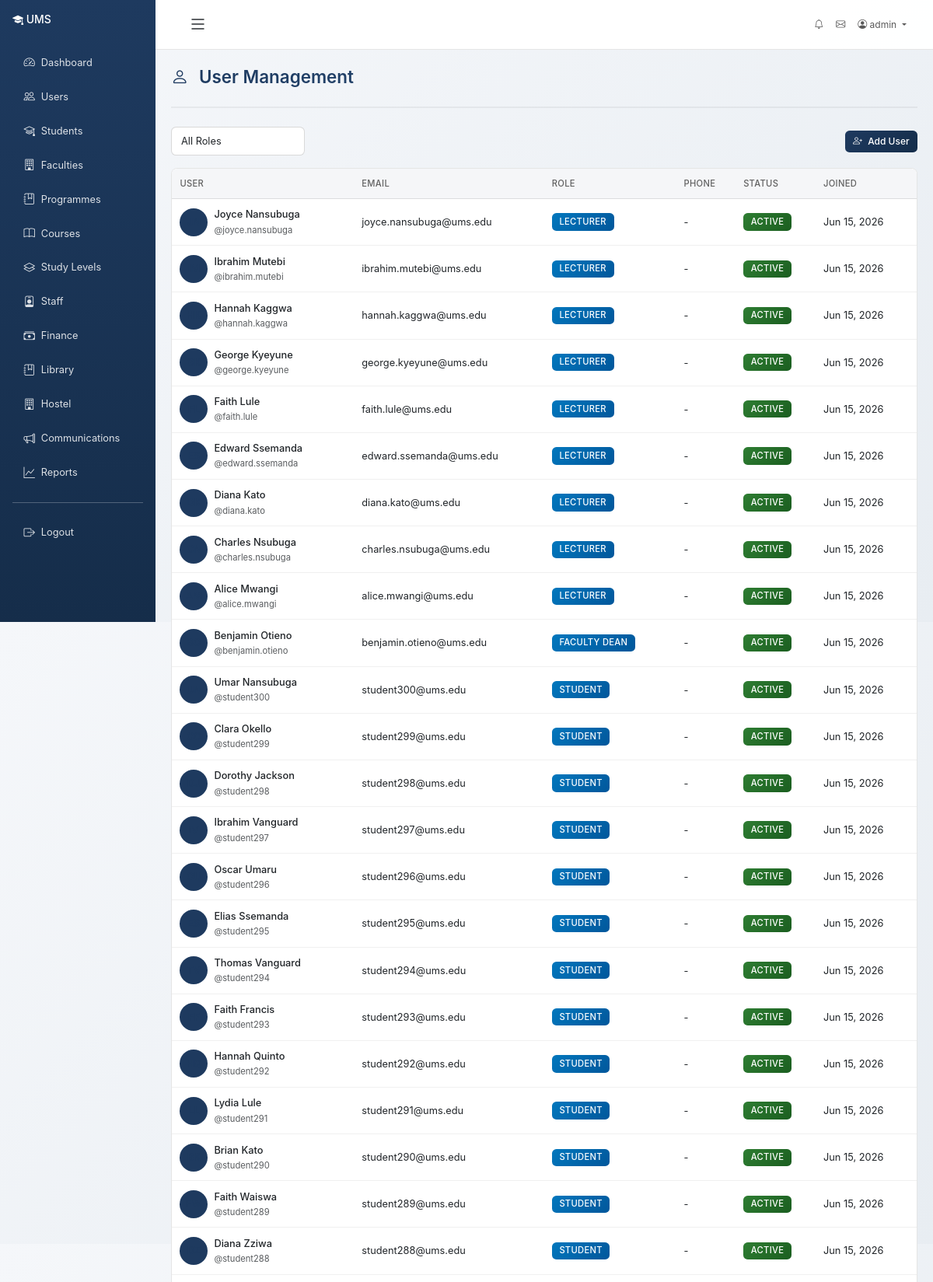
Page /users/ (signed in, upper part) on the committed database.
### accounts/models.py (models this page shows, shortened)
class User(AbstractUser):
    class Role(models.TextChoices):
        ADMIN = 'admin', 'Administrator'
        REGISTRAR = 'registrar', 'Registrar'
        LECTURER = 'lecturer', 'Lecturer'
        STUDENT = 'student', 'Student'
        FINANCE = 'finance', 'Finance Staff'
        LIBRARIAN = 'librarian', 'Librarian'
        HOSTEL_MANAGER = 'hostel_manager', 'Hostel Manager'
        FACULTY_DEAN = 'faculty_dean', 'Faculty Dean'
        DEPARTMENT_HEAD = 'department_head', 'Department Head'
        PROGRAMME_COORDINATOR = 'programme_coordinator', 'Programme Coordinator'
    role = models.CharField(max_length=25, choices=Role.choices, default=Role.STUDENT)
    phone_number = models.CharField(max_length=20, blank=True)
    date_of_birth = models.DateField(null=True, blank=True)
    gender = models.CharField(
        max_length=10,
        choices=[('M', 'Male'), ('F', 'Female'), ('O', 'Other')],
        blank=True
    )
    address = models.TextField(blank=True)
    profile_picture = models.ImageField(upload_to='profiles/', null=True, blank=True)
    is_active_member = models.BooleanField(default=True)
    created_at = models.DateTimeField(auto_now_add=True)
    updated_at = models.DateTimeField(auto_now=True)
    class Meta:
        ordering = ['-date_joined']
    @property
    def is_admin(self):
        return self.role == self.Role.ADMIN or self.is_superuser

### accounts/views.py (the view)
# urls.py: path('users/', views.user_list_view, name='user_list'),
@login_required
@role_required(['admin', 'registrar'])
def user_list_view(request):
    users = User.objects.all()
    role_filter = request.GET.get('role')
    if role_filter:
        users = users.filter(role=role_filter)
    return render(request, 'accounts/user_list.html', {
        'users': users,
        'roles': User.Role.choices,
    })

### accounts/context_processors.py (called while the page is built, shortened)
def admin_dashboard_stats(request):
    context = {}
    return context

def user_context(request):
    context = {}
    if request.user.is_authenticated:
        user = request.user
        context['user_role'] = user.role
        context['user_role_display'] = user.get_role_display()
        context['is_admin_user'] = user.is_admin
        context['is_staff_user'] = user.role in ['admin', 'registrar', 'lecturer', 'finance', 'librarian', 'hostel_manager']
        nav_items = _get_nav_items(user)
        context['nav_items'] = nav_items
    return context

### templates/accounts/user_list.html (shortened to what this page needs)
{% extends "base.html" %}
{% block content %}
<div class="page-header">
    <h1 class="page-title"><i class="bi bi-person"></i> User Management</h1>
</div>
<div class="d-flex justify-content-between align-items-center mb-3">
    <div class="d-flex gap-2">
        <select class="form-select form-select-sm" style="width:auto;" onchange="window.location='?role='+this.value">
            <option value="">All Roles</option>
        </select>
    </div>
    <a href="{% url 'accounts:register_user' %}" class="btn btn-primary btn-sm">
        <i class="bi bi-person-plus me-1"></i> Add User
    </a>
</div>
<div class="card">
    <div class="table-responsive">
        <table class="table table-hover mb-0">
            <thead>
                <tr>
                    <th>User</th>
                    <th>Email</th>
                    <th>Role</th>
                    <th>Phone</th>
                    <th>Status</th>
                    <th>Joined</th>
                </tr>
            </thead>
            <tbody>
                {% for u in users %}
                <tr>
                    <td>
                        <div class="d-flex align-items-center gap-2">
                            <div class="avatar-sm bg-primary bg-opacity-10 text-primary">
                            </div>
                            <div>
                                <div class="fw-medium">{{ u.get_full_name }}</div>
                                <small class="text-muted">@{{ u.username }}</small>
                            </div>
                        </div>
                    </td>
                    <td>{{ u.email }}</td>
                    <td><span class="badge bg-primary badge-role">{{ u.get_role_display }}</span></td>
                    <td>{{ u.phone_number|default:"-" }}</td>
                    <td>
                        {% if u.is_active %}
                        <span class="badge bg-success badge-role">Active</span>
                        {% else %}
                        <span class="badge bg-danger badge-role">Inactive</span>
                        {% endif %}
                    </td>
                    <td>{{ u.date_joined|date:"M d, Y" }}</td>
                </tr>
                {% empty %}
                <tr><td colspan="6" class="text-center text-muted py-4">No users found.</td></tr>
                {% endfor %}
            </tbody>
        </table>
    </div>
</div>
{% endblock %}

### templates/base.html (shortened to what this page needs)
{% load static %}
<!DOCTYPE html>
<html lang="en">
<head>
    <link href="https://cdn.jsdelivr.net/npm/bootstrap@5.3.0/dist/css/bootstrap.min.css" rel="stylesheet">
    <link rel="stylesheet" href="https://cdn.jsdelivr.net/npm/bootstrap-icons@1.11.0/font/bootstrap-icons.css">
</head>
<body {% if user.is_authenticated %}data-user-authenticated="true"{% endif %}>
    {% if user.is_authenticated %}
    <div class="container-fluid">
        <div class="row">
            <div class="col-md-3 col-lg-2 px-0 sidebar d-none d-md-block" id="sidebar">
                <div class="p-3">
                    <h4 class="text-white mb-4">
                        <i class="bi bi-mortarboard-fill"></i> <span class="sidebar-text">UMS</span>
                    </h4>
                    <nav class="nav flex-column">
                        {% for item in nav_items %}
                            {% if item.path %}
                                <a class="nav-link" href="{{ item.path }}" title="{{ item.label }}">
                                    <i class="bi {{ item.icon }}"></i> <span class="sidebar-text">{{ item.label }}</span>
                                </a>
                            {% elif item.url %}
                                <a class="nav-link" href="{% url item.url %}" title="{{ item.label }}">
                                    <i class="bi {{ item.icon }}"></i> <span class="sidebar-text">{{ item.label }}</span>
                                </a>
                            {% endif %}
                        {% endfor %}
                        <hr class="text-white">
                        <a class="nav-link" href="{% url 'accounts:logout' %}" title="Logout">
                            <i class="bi bi-box-arrow-right"></i> <span class="sidebar-text">Logout</span>
                        </a>
                    </nav>
                </div>
            </div>
            <div class="col-md-9 col-lg-10 ms-auto main-content-area" id="mainContent">
                <nav class="navbar navbar-expand-lg navbar-light bg-white border-bottom">
                    <div class="container-fluid">
                        <button class="btn btn-link text-dark sidebar-toggle d-none d-md-block" id="sidebarToggle" type="button" title="Collapse Sidebar (Ctrl+B)">
                            <i class="bi bi-list"></i>
                        </button>
                        <div class="collapse navbar-collapse" id="navbarNav">
                            <ul class="navbar-nav ms-auto">
                                <li class="nav-item">
                                    <a class="nav-link" href="{% url 'communications:notifications' %}" title="Notifications">
                                        <i class="bi bi-bell"></i>
                                    </a>
                                </li>
                                <li class="nav-item">
                                    <a class="nav-link" href="{% url 'communications:inbox' %}" title="Messages">
                                        <i class="bi bi-envelope"></i>
                                    </a>
                                </li>
                                <li class="nav-item dropdown">
                                    <a class="nav-link dropdown-toggle" href="#" id="userDropdown" role="button" data-bs-toggle="dropdown">
                                        <i class="bi bi-person-circle"></i> {{ user.get_full_name|default:user.username }}
                                    </a>
                                </li>
                            </ul>
                        </div>
                    </div>
                </nav>
                <div class="content-wrapper">
                    {% block content %}{% endblock %}
                </div>
            </div>
        </div>
    </div>
    {% else %}
    <div class="container-fluid">
        {% block login_content %}{% endblock %}
    </div>
    {% endif %}
</body>
</html>

### rows in the picture
User: get_full_name "admin"
User: get_full_name "Joyce Nansubuga", username "joyce.nansubuga", email "joyce.nansubuga@ums.edu", role "LECTURER", phone_number "-", is_active "ACTIVE", date_joined "Jun 15, 2026"
User: get_full_name "Ibrahim Mutebi", username "ibrahim.mutebi", email "ibrahim.mutebi@ums.edu", role "LECTURER", phone_number "-", is_active "ACTIVE", date_joined "Jun 15, 2026"
User: get_full_name "Hannah Kaggwa", username "hannah.kaggwa", email "hannah.kaggwa@ums.edu", role "LECTURER", phone_number "-", is_active "ACTIVE", date_joined "Jun 15, 2026"
User: get_full_name "George Kyeyune", username "george.kyeyune", email "george.kyeyune@ums.edu", role "LECTURER", phone_number "-", is_active "ACTIVE", date_joined "Jun 15, 2026"
User: get_full_name "Faith Lule", username "faith.lule", email "faith.lule@ums.edu", role "LECTURER", phone_number "-", is_active "ACTIVE", date_joined "Jun 15, 2026"
User: get_full_name "Edward Ssemanda", username "edward.ssemanda", email "edward.ssemanda@ums.edu", role "LECTURER", phone_number "-", is_active "ACTIVE", date_joined "Jun 15, 2026"
User: get_full_name "Diana Kato", username "diana.kato", email "diana.kato@ums.edu", role "LECTURER", phone_number "-", is_active "ACTIVE", date_joined "Jun 15, 2026"
User: get_full_name "Charles Nsubuga", username "charles.nsubuga", email "charles.nsubuga@ums.edu", role "LECTURER", phone_number "-", is_active "ACTIVE", date_joined "Jun 15, 2026"
User: get_full_name "Alice Mwangi", username "alice.mwangi", email "alice.mwangi@ums.edu", role "LECTURER", phone_number "-", is_active "ACTIVE", date_joined "Jun 15, 2026"
User: get_full_name "Benjamin Otieno", username "benjamin.otieno", email "benjamin.otieno@ums.edu", role "FACULTY DEAN", phone_number "-", is_active "ACTIVE", date_joined "Jun 15, 2026"
User: get_full_name "Umar Nansubuga", username "student300", email "student300@ums.edu", role "STUDENT", phone_number "-", is_active "ACTIVE", date_joined "Jun 15, 2026"
User: get_full_name "Clara Okello", username "student299", email "student299@ums.edu", role "STUDENT", phone_number "-", is_active "ACTIVE", date_joined "Jun 15, 2026"
User: get_full_name "Dorothy Jackson", username "student298", email "student298@ums.edu", role "STUDENT", phone_number "-", is_active "ACTIVE", date_joined "Jun 15, 2026"
User: get_full_name "Ibrahim Vanguard", username "student297", email "student297@ums.edu", role "STUDENT", phone_number "-", is_active "ACTIVE", date_joined "Jun 15, 2026"
User: get_full_name "Oscar Umaru", username "student296", email "student296@ums.edu", role "STUDENT", phone_number "-", is_active "ACTIVE", date_joined "Jun 15, 2026"
User: get_full_name "Elias Ssemanda", username "student295", email "student295@ums.edu", role "STUDENT", phone_number "-", is_active "ACTIVE", date_joined "Jun 15, 2026"
User: get_full_name "Thomas Vanguard", username "student294", email "student294@ums.edu", role "STUDENT", phone_number "-", is_active "ACTIVE", date_joined "Jun 15, 2026"
User: get_full_name "Faith Francis", username "student293", email "student293@ums.edu", role "STUDENT", phone_number "-", is_active "ACTIVE", date_joined "Jun 15, 2026"
User: get_full_name "Hannah Quinto", username "student292", email "student292@ums.edu", role "STUDENT", phone_number "-", is_active "ACTIVE", date_joined "Jun 15, 2026"
User: get_full_name "Lydia Lule", username "student291", email "student291@ums.edu", role "STUDENT", phone_number "-", is_active "ACTIVE", date_joined "Jun 15, 2026"
User: get_full_name "Brian Kato", username "student290", email "student290@ums.edu", role "STUDENT", phone_number "-", is_active "ACTIVE", date_joined "Jun 15, 2026"
User: get_full_name "Faith Waiswa", username "student289", email "student289@ums.edu", role "STUDENT", phone_number "-", is_active "ACTIVE", date_joined "Jun 15, 2026"
User: get_full_name "Diana Zziwa", username "student288", email "student288@ums.edu", role "STUDENT", phone_number "-", is_active "ACTIVE", date_joined "Jun 15, 2026"

### other values in the picture
{{ item.label }} "Dashboard" "Users" "Students" "Faculties" "Programmes" "Courses" "Study Levels" "Staff" "Finance" "Library" "Hostel" "Communications" "Reports"
